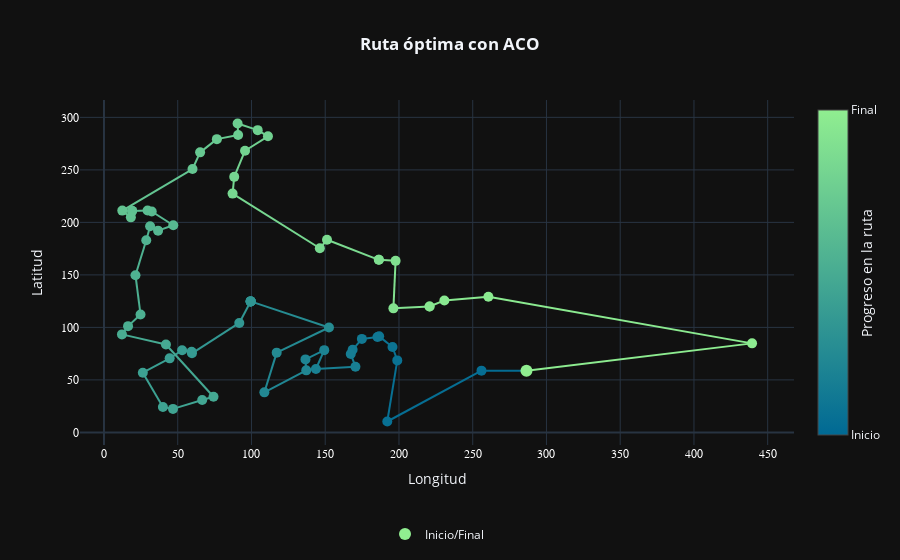

Here is the notebook cell this chart was saved with:
### Markdown cell above
# **Generación del Problema y Graficación**

 Se lee el csv donde se guarda la información y se guarda como “Coordenadas_reto.csv”, posteriormente se aplicar el **Algoritmo de Colonia de Hormigas** y finalmente se grafica la mejor ruta obtenidad.

### Code cell
#CSV con coordenadas
Coordenadas = pd.read_csv('./Coordenadas_reto.csv').dropna().drop_duplicates()

#Establecer ciudades
ciudades = [(x, y) for x, y in zip(Coordenadas.iloc[:, 0], Coordenadas.iloc[:, 1])]

#Ejecución del Problema
mejor_ruta, mejor_distancia = aco_tsp(ciudades, n_hormigas=72, iteraciones=72)

print(f"Mejor ruta: {mejor_ruta}")
print(f"Mejor distancia: {mejor_distancia}")
graficar_ruta(ciudades, mejor_ruta, titulo="Ruta óptima con ACO")

### Figure 1 — Plotly figure (JSON) as saved in the notebook; plotly's stock layout.template omitted (floating-point values rounded to 4 significant figures)
{"data": [{"line": {"color": "#006994", "width": 2}, "marker": {"color": "#006994", "size": 8}, "mode": "lines+markers", "showlegend": false, "type": "scatter", "x": [286.4, 286.4], "y": [58.64, 58.64]}, {"marker": {"color": "#006994", "size": 10}, "mode": "markers", "showlegend": false, "type": "scatter", "x": [286.4], "y": [58.64]}, {"line": {"color": "#026a93", "width": 2}, "marker": {"color": "#026a93", "size": 8}, "mode": "lines+markers", "showlegend": false, "type": "scatter", "x": [286.4, 286.4], "y": [58.64, 58.64]}, {"marker": {"color": "#026a93", "size": 10}, "mode": "markers", "showlegend": false, "type": "scatter", "x": [286.4], "y": [58.64]}, {"line": {"color": "#046c93", "width": 2}, "marker": {"color": "#046c93", "size": 8}, "mode": "lines+markers", "showlegend": false, "type": "scatter", "x": [286.4, 255.9], "y": [58.64, 58.82]}, {"marker": {"color": "#046c93", "size": 10}, "mode": "markers", "showlegend": false, "type": "scatter", "x": [286.4], "y": [58.64]}, {"line": {"color": "#066e93", "width": 2}, "marker": {"color": "#066e93", "size": 8}, "mode": "lines+markers", "showlegend": false, "type": "scatter", "x": [255.9, 192.1], "y": [58.82, 10.39]}, {"marker": {"color": "#066e93", "size": 10}, "mode": "markers", "showlegend": false, "type": "scatter", "x": [255.9], "y": [58.82]}, {"line": {"color": "#087093", "width": 2}, "marker": {"color": "#087093", "size": 8}, "mode": "lines+markers", "showlegend": false, "type": "scatter", "x": [192.1, 198.9], "y": [10.39, 68.59]}, {"marker": {"color": "#087093", "size": 10}, "mode": "markers", "showlegend": false, "type": "scatter", "x": [192.1], "y": [10.39]}, {"line": {"color": "#0a7293", "width": 2}, "marker": {"color": "#0a7293", "size": 8}, "mode": "lines+markers", "showlegend": false, "type": "scatter", "x": [198.9, 195.6], "y": [68.59, 81.33]}, {"marker": {"color": "#0a7293", "size": 10}, "mode": "markers", "showlegend": false, "type": "scatter", "x": [198.9], "y": [68.59]}, {"line": {"color": "#0c7493", "width": 2}, "marker": {"color": "#0c7493", "size": 8}, "mode": "lines+markers", "showlegend": false, "type": "scatter", "x": [195.6, 186.6], "y": [81.33, 91.47]}, {"marker": {"color": "#0c7493", "size": 10}, "mode": "markers", "showlegend": false, "type": "scatter", "x": [195.6], "y": [81.33]}, {"line": {"color": "#0e7693", "width": 2}, "marker": {"color": "#0e7693", "size": 8}, "mode": "lines+markers", "showlegend": false, "type": "scatter", "x": [186.6, 185.4], "y": [91.47, 90.82]}, {"marker": {"color": "#0e7693", "size": 10}, "mode": "markers", "showlegend": false, "type": "scatter", "x": [186.6], "y": [91.47]}, {"line": {"color": "#107793", "width": 2}, "marker": {"color": "#107793", "size": 8}, "mode": "lines+markers", "showlegend": false, "type": "scatter", "x": [185.4, 174.8], "y": [90.82, 89.06]}, {"marker": {"color": "#107793", "size": 10}, "mode": "markers", "showlegend": false, "type": "scatter", "x": [185.4], "y": [90.82]}, {"line": {"color": "#127993", "width": 2}, "marker": {"color": "#127993", "size": 8}, "mode": "lines+markers", "showlegend": false, "type": "scatter", "x": [174.8, 168.6], "y": [89.06, 78.67]}, {"marker": {"color": "#127993", "size": 10}, "mode": "markers", "showlegend": false, "type": "scatter", "x": [174.8], "y": [89.06]}, {"line": {"color": "#147b93", "width": 2}, "marker": {"color": "#147b93", "size": 8}, "mode": "lines+markers", "showlegend": false, "type": "scatter", "x": [168.6, 167.3], "y": [78.67, 74.58]}, {"marker": {"color": "#147b93", "size": 10}, "mode": "markers", "showlegend": false, "type": "scatter", "x": [168.6], "y": [78.67]}, {"line": {"color": "#167d93", "width": 2}, "marker": {"color": "#167d93", "size": 8}, "mode": "lines+markers", "showlegend": false, "type": "scatter", "x": [167.3, 170.5], "y": [74.58, 62.57]}, {"marker": {"color": "#167d93", "size": 10}, "mode": "markers", "showlegend": false, "type": "scatter", "x": [167.3], "y": [74.58]}, {"line": {"color": "#187f93", "width": 2}, "marker": {"color": "#187f93", "size": 8}, "mode": "lines+markers", "showlegend": false, "type": "scatter", "x": [170.5, 143.7], "y": [62.57, 60.41]}, {"marker": {"color": "#187f93", "size": 10}, "mode": "markers", "showlegend": false, "type": "scatter", "x": [170.5], "y": [62.57]}, {"line": {"color": "#1a8193", "width": 2}, "marker": {"color": "#1a8193", "size": 8}, "mode": "lines+markers", "showlegend": false, "type": "scatter", "x": [143.7, 149.3], "y": [60.41, 78.33]}, {"marker": {"color": "#1a8193", "size": 10}, "mode": "markers", "showlegend": false, "type": "scatter", "x": [143.7], "y": [60.41]}, {"line": {"color": "#1c8393", "width": 2}, "marker": {"color": "#1c8393", "size": 8}, "mode": "lines+markers", "showlegend": false, "type": "scatter", "x": [149.3, 136.6], "y": [78.33, 69.53]}, {"marker": {"color": "#1c8393", "size": 10}, "mode": "markers", "showlegend": false, "type": "scatter", "x": [149.3], "y": [78.33]}, {"line": {"color": "#1e8593", "width": 2}, "marker": {"color": "#1e8593", "size": 8}, "mode": "lines+markers", "showlegend": false, "type": "scatter", "x": [136.6, 137.1], "y": [69.53, 59.08]}, {"marker": {"color": "#1e8593", "size": 10}, "mode": "markers", "showlegend": false, "type": "scatter", "x": [136.6], "y": [69.53]}, {"line": {"color": "#208693", "width": 2}, "marker": {"color": "#208693", "size": 8}, "mode": "lines+markers", "showlegend": false, "type": "scatter", "x": [137.1, 108.7], "y": [59.08, 38.13]}, {"marker": {"color": "#208693", "size": 10}, "mode": "markers", "showlegend": false, "type": "scatter", "x": [137.1], "y": [59.08]}, {"line": {"color": "#228893", "width": 2}, "marker": {"color": "#228893", "size": 8}, "mode": "lines+markers", "showlegend": false, "type": "scatter", "x": [108.7, 117.1], "y": [38.13, 75.96]}, {"marker": {"color": "#228893", "size": 10}, "mode": "markers", "showlegend": false, "type": "scatter", "x": [108.7], "y": [38.13]}, {"line": {"color": "#248a92", "width": 2}, "marker": {"color": "#248a92", "size": 8}, "mode": "lines+markers", "showlegend": false, "type": "scatter", "x": [117.1, 152.5], "y": [75.96, 99.9]}, {"marker": {"color": "#248a92", "size": 10}, "mode": "markers", "showlegend": false, "type": "scatter", "x": [117.1], "y": [75.96]}, {"line": {"color": "#268c92", "width": 2}, "marker": {"color": "#268c92", "size": 8}, "mode": "lines+markers", "showlegend": false, "type": "scatter", "x": [152.5, 99.44], "y": [99.9, 124.7]}, {"marker": {"color": "#268c92", "size": 10}, "mode": "markers", "showlegend": false, "type": "scatter", "x": [152.5], "y": [99.9]}, {"line": {"color": "#288e92", "width": 2}, "marker": {"color": "#288e92", "size": 8}, "mode": "lines+markers", "showlegend": false, "type": "scatter", "x": [99.44, 99.44], "y": [124.7, 124.7]}, {"marker": {"color": "#288e92", "size": 10}, "mode": "markers", "showlegend": false, "type": "scatter", "x": [99.44], "y": [124.7]}, {"line": {"color": "#2a9092", "width": 2}, "marker": {"color": "#2a9092", "size": 8}, "mode": "lines+markers", "showlegend": false, "type": "scatter", "x": [99.44, 99.44], "y": [124.7, 124.7]}, {"marker": {"color": "#2a9092", "size": 10}, "mode": "markers", "showlegend": false, "type": "scatter", "x": [99.44], "y": [124.7]}, {"line": {"color": "#2c9292", "width": 2}, "marker": {"color": "#2c9292", "size": 8}, "mode": "lines+markers", "showlegend": false, "type": "scatter", "x": [99.44, 99.44], "y": [124.7, 124.7]}, {"marker": {"color": "#2c9292", "size": 10}, "mode": "markers", "showlegend": false, "type": "scatter", "x": [99.44], "y": [124.7]}, {"line": {"color": "#2e9492", "width": 2}, "marker": {"color": "#2e9492", "size": 8}, "mode": "lines+markers", "showlegend": false, "type": "scatter", "x": [99.44, 99.44], "y": [124.7, 124.7]}, {"marker": {"color": "#2e9492", "size": 10}, "mode": "markers", "showlegend": false, "type": "scatter", "x": [99.44], "y": [124.7]}, {"line": {"color": "#309592", "width": 2}, "marker": {"color": "#309592", "size": 8}, "mode": "lines+markers", "showlegend": false, "type": "scatter", "x": [99.44, 91.74], "y": [124.7, 104.2]}, {"marker": {"color": "#309592", "size": 10}, "mode": "markers", "showlegend": false, "type": "scatter", "x": [99.44], "y": [124.7]}, {"line": {"color": "#329792", "width": 2}, "marker": {"color": "#329792", "size": 8}, "mode": "lines+markers", "showlegend": false, "type": "scatter", "x": [91.74, 59.66], "y": [104.2, 75.32]}, {"marker": {"color": "#329792", "size": 10}, "mode": "markers", "showlegend": false, "type": "scatter", "x": [91.74], "y": [104.2]}, {"line": {"color": "#349992", "width": 2}, "marker": {"color": "#349992", "size": 8}, "mode": "lines+markers", "showlegend": false, "type": "scatter", "x": [59.66, 59.41], "y": [75.32, 76.7]}, {"marker": {"color": "#349992", "size": 10}, "mode": "markers", "showlegend": false, "type": "scatter", "x": [59.66], "y": [75.32]}, {"line": {"color": "#369b92", "width": 2}, "marker": {"color": "#369b92", "size": 8}, "mode": "lines+markers", "showlegend": false, "type": "scatter", "x": [59.41, 52.95], "y": [76.7, 78.26]}, {"marker": {"color": "#369b92", "size": 10}, "mode": "markers", "showlegend": false, "type": "scatter", "x": [59.41], "y": [76.7]}, {"line": {"color": "#389d92", "width": 2}, "marker": {"color": "#389d92", "size": 8}, "mode": "lines+markers", "showlegend": false, "type": "scatter", "x": [52.95, 44.53], "y": [78.26, 70.52]}, {"marker": {"color": "#389d92", "size": 10}, "mode": "markers", "showlegend": false, "type": "scatter", "x": [52.95], "y": [78.26]}, {"line": {"color": "#3a9f92", "width": 2}, "marker": {"color": "#3a9f92", "size": 8}, "mode": "lines+markers", "showlegend": false, "type": "scatter", "x": [44.53, 26.33], "y": [70.52, 56.84]}, {"marker": {"color": "#3a9f92", "size": 10}, "mode": "markers", "showlegend": false, "type": "scatter", "x": [44.53], "y": [70.52]}, {"line": {"color": "#3ca192", "width": 2}, "marker": {"color": "#3ca192", "size": 8}, "mode": "lines+markers", "showlegend": false, "type": "scatter", "x": [26.33, 39.95], "y": [56.84, 24.15]}, {"marker": {"color": "#3ca192", "size": 10}, "mode": "markers", "showlegend": false, "type": "scatter", "x": [26.33], "y": [56.84]}, {"line": {"color": "#3ea392", "width": 2}, "marker": {"color": "#3ea392", "size": 8}, "mode": "lines+markers", "showlegend": false, "type": "scatter", "x": [39.95, 46.79], "y": [24.15, 22.39]}, {"marker": {"color": "#3ea392", "size": 10}, "mode": "markers", "showlegend": false, "type": "scatter", "x": [39.95], "y": [24.15]}, {"line": {"color": "#40a492", "width": 2}, "marker": {"color": "#40a492", "size": 8}, "mode": "lines+markers", "showlegend": false, "type": "scatter", "x": [46.79, 66.59], "y": [22.39, 30.84]}, {"marker": {"color": "#40a492", "size": 10}, "mode": "markers", "showlegend": false, "type": "scatter", "x": [46.79], "y": [22.39]}, {"line": {"color": "#42a692", "width": 2}, "marker": {"color": "#42a692", "size": 8}, "mode": "lines+markers", "showlegend": false, "type": "scatter", "x": [66.59, 74.25], "y": [30.84, 33.98]}, {"marker": {"color": "#42a692", "size": 10}, "mode": "markers", "showlegend": false, "type": "scatter", "x": [66.59], "y": [30.84]}, {"line": {"color": "#44a892", "width": 2}, "marker": {"color": "#44a892", "size": 8}, "mode": "lines+markers", "showlegend": false, "type": "scatter", "x": [74.25, 42.01], "y": [33.98, 83.72]}, {"marker": {"color": "#44a892", "size": 10}, "mode": "markers", "showlegend": false, "type": "scatter", "x": [74.25], "y": [33.98]}, {"line": {"color": "#46aa92", "width": 2}, "marker": {"color": "#46aa92", "size": 8}, "mode": "lines+markers", "showlegend": false, "type": "scatter", "x": [42.01, 12.18], "y": [83.72, 93.35]}, {"marker": {"color": "#46aa92", "size": 10}, "mode": "markers", "showlegend": false, "type": "scatter", "x": [42.01], "y": [83.72]}, {"line": {"color": "#49ac91", "width": 2}, "marker": {"color": "#49ac91", "size": 8}, "mode": "lines+markers", "showlegend": false, "type": "scatter", "x": [12.18, 16.32], "y": [93.35, 101.2]}, {"marker": {"color": "#49ac91", "size": 10}, "mode": "markers", "showlegend": false, "type": "scatter", "x": [12.18], "y": [93.35]}, {"line": {"color": "#4bae91", "width": 2}, "marker": {"color": "#4bae91", "size": 8}, "mode": "lines+markers", "showlegend": false, "type": "scatter", "x": [16.32, 24.77], "y": [101.2, 112.3]}, {"marker": {"color": "#4bae91", "size": 10}, "mode": "markers", "showlegend": false, "type": "scatter", "x": [16.32], "y": [101.2]}, {"line": {"color": "#4db091", "width": 2}, "marker": {"color": "#4db091", "size": 8}, "mode": "lines+markers", "showlegend": false, "type": "scatter", "x": [24.77, 21.36], "y": [112.3, 149.7]}, {"marker": {"color": "#4db091", "size": 10}, "mode": "markers", "showlegend": false, "type": "scatter", "x": [24.77], "y": [112.3]}, {"line": {"color": "#4fb291", "width": 2}, "marker": {"color": "#4fb291", "size": 8}, "mode": "lines+markers", "showlegend": false, "type": "scatter", "x": [21.36, 28.67], "y": [149.7, 183.0]}, {"marker": {"color": "#4fb291", "size": 10}, "mode": "markers", "showlegend": false, "type": "scatter", "x": [21.36], "y": [149.7]}, {"line": {"color": "#51b391", "width": 2}, "marker": {"color": "#51b391", "size": 8}, "mode": "lines+markers", "showlegend": false, "type": "scatter", "x": [28.67, 31.28], "y": [183.0, 196.3]}, {"marker": {"color": "#51b391", "size": 10}, "mode": "markers", "showlegend": false, "type": "scatter", "x": [28.67], "y": [183.0]}, {"line": {"color": "#53b591", "width": 2}, "marker": {"color": "#53b591", "size": 8}, "mode": "lines+markers", "showlegend": false, "type": "scatter", "x": [31.28, 36.66], "y": [196.3, 192.1]}, {"marker": {"color": "#53b591", "size": 10}, "mode": "markers", "showlegend": false, "type": "scatter", "x": [31.28], "y": [196.3]}, {"line": {"color": "#55b791", "width": 2}, "marker": {"color": "#55b791", "size": 8}, "mode": "lines+markers", "showlegend": false, "type": "scatter", "x": [36.66, 46.98], "y": [192.1, 197.3]}, {"marker": {"color": "#55b791", "size": 10}, "mode": "markers", "showlegend": false, "type": "scatter", "x": [36.66], "y": [192.1]}, {"line": {"color": "#57b991", "width": 2}, "marker": {"color": "#57b991", "size": 8}, "mode": "lines+markers", "showlegend": false, "type": "scatter", "x": [46.98, 32.38], "y": [197.3, 210.4]}, {"marker": {"color": "#57b991", "size": 10}, "mode": "markers", "showlegend": false, "type": "scatter", "x": [46.98], "y": [197.3]}, {"line": {"color": "#59bb91", "width": 2}, "marker": {"color": "#59bb91", "size": 8}, "mode": "lines+markers", "showlegend": false, "type": "scatter", "x": [32.38, 29.55], "y": [210.4, 211.3]}, {"marker": {"color": "#59bb91", "size": 10}, "mode": "markers", "showlegend": false, "type": "scatter", "x": [32.38], "y": [210.4]}, {"line": {"color": "#5bbd91", "width": 2}, "marker": {"color": "#5bbd91", "size": 8}, "mode": "lines+markers", "showlegend": false, "type": "scatter", "x": [29.55, 19.05], "y": [211.3, 211.0]}, {"marker": {"color": "#5bbd91", "size": 10}, "mode": "markers", "showlegend": false, "type": "scatter", "x": [29.55], "y": [211.3]}, {"line": {"color": "#5dbf91", "width": 2}, "marker": {"color": "#5dbf91", "size": 8}, "mode": "lines+markers", "showlegend": false, "type": "scatter", "x": [19.05, 19.05], "y": [211.0, 211.0]}, {"marker": {"color": "#5dbf91", "size": 10}, "mode": "markers", "showlegend": false, "type": "scatter", "x": [19.05], "y": [211.0]}, {"line": {"color": "#5fc191", "width": 2}, "marker": {"color": "#5fc191", "size": 8}, "mode": "lines+markers", "showlegend": false, "type": "scatter", "x": [19.05, 18.22], "y": [211.0, 204.8]}, {"marker": {"color": "#5fc191", "size": 10}, "mode": "markers", "showlegend": false, "type": "scatter", "x": [19.05], "y": [211.0]}, {"line": {"color": "#61c291", "width": 2}, "marker": {"color": "#61c291", "size": 8}, "mode": "lines+markers", "showlegend": false, "type": "scatter", "x": [18.22, 12.41], "y": [204.8, 211.2]}, {"marker": {"color": "#61c291", "size": 10}, "mode": "markers", "showlegend": false, "type": "scatter", "x": [18.22], "y": [204.8]}, {"line": {"color": "#63c491", "width": 2}, "marker": {"color": "#63c491", "size": 8}, "mode": "lines+markers", "showlegend": false, "type": "scatter", "x": [12.41, 60.03], "y": [211.2, 250.8]}, {"marker": {"color": "#63c491", "size": 10}, "mode": "markers", "showlegend": false, "type": "scatter", "x": [12.41], "y": [211.2]}, {"line": {"color": "#65c691", "width": 2}, "marker": {"color": "#65c691", "size": 8}, "mode": "lines+markers", "showlegend": false, "type": "scatter", "x": [60.03, 65.18], "y": [250.8, 266.7]}, {"marker": {"color": "#65c691", "size": 10}, "mode": "markers", "showlegend": false, "type": "scatter", "x": [60.03], "y": [250.8]}, {"line": {"color": "#67c891", "width": 2}, "marker": {"color": "#67c891", "size": 8}, "mode": "lines+markers", "showlegend": false, "type": "scatter", "x": [65.18, 76.53], "y": [266.7, 279.3]}, {"marker": {"color": "#67c891", "size": 10}, "mode": "markers", "showlegend": false, "type": "scatter", "x": [65.18], "y": [266.7]}, {"line": {"color": "#69ca91", "width": 2}, "marker": {"color": "#69ca91", "size": 8}, "mode": "lines+markers", "showlegend": false, "type": "scatter", "x": [76.53, 90.94], "y": [279.3, 283.2]}, {"marker": {"color": "#69ca91", "size": 10}, "mode": "markers", "showlegend": false, "type": "scatter", "x": [76.53], "y": [279.3]}, {"line": {"color": "#6bcc91", "width": 2}, "marker": {"color": "#6bcc91", "size": 8}, "mode": "lines+markers", "showlegend": false, "type": "scatter", "x": [90.94, 90.6], "y": [283.2, 294.2]}, {"marker": {"color": "#6bcc91", "size": 10}, "mode": "markers", "showlegend": false, "type": "scatter", "x": [90.94], "y": [283.2]}, {"line": {"color": "#6dce90", "width": 2}, "marker": {"color": "#6dce90", "size": 8}, "mode": "lines+markers", "showlegend": false, "type": "scatter", "x": [90.6, 104.2], "y": [294.2, 287.8]}, {"marker": {"color": "#6dce90", "size": 10}, "mode": "markers", "showlegend": false, "type": "scatter", "x": [90.6], "y": [294.2]}, {"line": {"color": "#6fd090", "width": 2}, "marker": {"color": "#6fd090", "size": 8}, "mode": "lines+markers", "showlegend": false, "type": "scatter", "x": [104.2, 111.2], "y": [287.8, 282.0]}, {"marker": {"color": "#6fd090", "size": 10}, "mode": "markers", "showlegend": false, "type": "scatter", "x": [104.2], "y": [287.8]}, {"line": {"color": "#71d190", "width": 2}, "marker": {"color": "#71d190", "size": 8}, "mode": "lines+markers", "showlegend": false, "type": "scatter", "x": [111.2, 95.65], "y": [282.0, 268.2]}, {"marker": {"color": "#71d190", "size": 10}, "mode": "markers", "showlegend": false, "type": "scatter", "x": [111.2], "y": [282.0]}, {"line": {"color": "#73d390", "width": 2}, "marker": {"color": "#73d390", "size": 8}, "mode": "lines+markers", "showlegend": false, "type": "scatter", "x": [95.65, 88.3], "y": [268.2, 243.3]}, {"marker": {"color": "#73d390", "size": 10}, "mode": "markers", "showlegend": false, "type": "scatter", "x": [95.65], "y": [268.2]}, {"line": {"color": "#75d590", "width": 2}, "marker": {"color": "#75d590", "size": 8}, "mode": "lines+markers", "showlegend": false, "type": "scatter", "x": [88.3, 87.18], "y": [243.3, 227.4]}, {"marker": {"color": "#75d590", "size": 10}, "mode": "markers", "showlegend": false, "type": "scatter", "x": [88.3], "y": [243.3]}, {"line": {"color": "#77d790", "width": 2}, "marker": {"color": "#77d790", "size": 8}, "mode": "lines+markers", "showlegend": false, "type": "scatter", "x": [87.18, 146.3], "y": [227.4, 175.3]}, {"marker": {"color": "#77d790", "size": 10}, "mode": "markers", "showlegend": false, "type": "scatter", "x": [87.18], "y": [227.4]}, {"line": {"color": "#79d990", "width": 2}, "marker": {"color": "#79d990", "size": 8}, "mode": "lines+markers", "showlegend": false, "type": "scatter", "x": [146.3, 151.2], "y": [175.3, 183.5]}, {"marker": {"color": "#79d990", "size": 10}, "mode": "markers", "showlegend": false, "type": "scatter", "x": [146.3], "y": [175.3]}, {"line": {"color": "#7bdb90", "width": 2}, "marker": {"color": "#7bdb90", "size": 8}, "mode": "lines+markers", "showlegend": false, "type": "scatter", "x": [151.2, 186.3], "y": [183.5, 164.4]}, {"marker": {"color": "#7bdb90", "size": 10}, "mode": "markers", "showlegend": false, "type": "scatter", "x": [151.2], "y": [183.5]}, {"line": {"color": "#7ddd90", "width": 2}, "marker": {"color": "#7ddd90", "size": 8}, "mode": "lines+markers", "showlegend": false, "type": "scatter", "x": [186.3, 186.3], "y": [164.4, 164.4]}, {"marker": {"color": "#7ddd90", "size": 10}, "mode": "markers", "showlegend": false, "type": "scatter", "x": [186.3], "y": [164.4]}, {"line": {"color": "#7fdf90", "width": 2}, "marker": {"color": "#7fdf90", "size": 8}, "mode": "lines+markers", "showlegend": false, "type": "scatter", "x": [186.3, 197.7], "y": [164.4, 163.4]}, {"marker": {"color": "#7fdf90", "size": 10}, "mode": "markers", "showlegend": false, "type": "scatter", "x": [186.3], "y": [164.4]}, {"line": {"color": "#81e090", "width": 2}, "marker": {"color": "#81e090", "size": 8}, "mode": "lines+markers", "showlegend": false, "type": "scatter", "x": [197.7, 196.2], "y": [163.4, 118.1]}, {"marker": {"color": "#81e090", "size": 10}, "mode": "markers", "showlegend": false, "type": "scatter", "x": [197.7], "y": [163.4]}, {"line": {"color": "#83e290", "width": 2}, "marker": {"color": "#83e290", "size": 8}, "mode": "lines+markers", "showlegend": false, "type": "scatter", "x": [196.2, 220.7], "y": [118.1, 119.9]}, {"marker": {"color": "#83e290", "size": 10}, "mode": "markers", "showlegend": false, "type": "scatter", "x": [196.2], "y": [118.1]}, {"line": {"color": "#85e490", "width": 2}, "marker": {"color": "#85e490", "size": 8}, "mode": "lines+markers", "showlegend": false, "type": "scatter", "x": [220.7, 220.7], "y": [119.9, 119.9]}, {"marker": {"color": "#85e490", "size": 10}, "mode": "markers", "showlegend": false, "type": "scatter", "x": [220.7], "y": [119.9]}, {"line": {"color": "#87e690", "width": 2}, "marker": {"color": "#87e690", "size": 8}, "mode": "lines+markers", "showlegend": false, "type": "scatter", "x": [220.7, 230.8], "y": [119.9, 125.7]}, {"marker": {"color": "#87e690", "size": 10}, "mode": "markers", "showlegend": false, "type": "scatter", "x": [220.7], "y": [119.9]}, {"line": {"color": "#89e890", "width": 2}, "marker": {"color": "#89e890", "size": 8}, "mode": "lines+markers", "showlegend": false, "type": "scatter", "x": [230.8, 260.6], "y": [125.7, 129.2]}, {"marker": {"color": "#89e890", "size": 10}, "mode": "markers", "showlegend": false, "type": "scatter", "x": [230.8], "y": [125.7]}, {"line": {"color": "#8bea90", "width": 2}, "marker": {"color": "#8bea90", "size": 8}, "mode": "lines+markers", "showlegend": false, "type": "scatter", "x": [260.6, 439.4], "y": [129.2, 84.79]}, {"marker": {"color": "#8bea90", "size": 10}, "mode": "markers", "showlegend": false, "type": "scatter", "x": [260.6], "y": [129.2]}, {"line": {"color": "#8dec90", "width": 2}, "marker": {"color": "#8dec90", "size": 8}, "mode": "lines+markers", "showlegend": false, "type": "scatter", "x": [439.4, 286.4], "y": [84.79, 58.64]}, {"marker": {"color": "#8dec90", "size": 10}, "mode": "markers", "showlegend": false, "type": "scatter", "x": [439.4], "y": [84.79]}, {"marker": {"color": "lightgreen", "size": 12}, "mode": "markers", "name": "Inicio/Final", "type": "scatter", "x": [286.4], "y": [58.64]}, {"hoverinfo": "none", "marker": {"cmax": 1, "cmin": 0, "colorbar": {"ticktext": ["Inicio", "Final"], "tickvals": [0, 1], "title": {"side": "right", "text": "Progreso en la ruta"}}, "colorscale": [[0, "#006994"], [1, "#90ee90"]], "showscale": true}, "mode": "markers", "showlegend": false, "type": "scatter", "x": [null], "y": [null]}], "layout": {"legend": {"orientation": "h", "x": 0.5, "xanchor": "center", "y": -0.3, "yanchor": "bottom"}, "showlegend": true, "title": {"text": "<b>Ruta óptima con ACO</b>", "x": 0.5, "xanchor": "center"}, "xaxis": {"tickfont": {"color": "white", "family": "Arial", "size": 12}, "title": {"font": {"size": 14}, "text": "Longitud"}}, "yaxis": {"tickfont": {"color": "white", "family": "Arial", "size": 12}, "title": {"font": {"size": 14}, "text": "Latitud"}}}}
